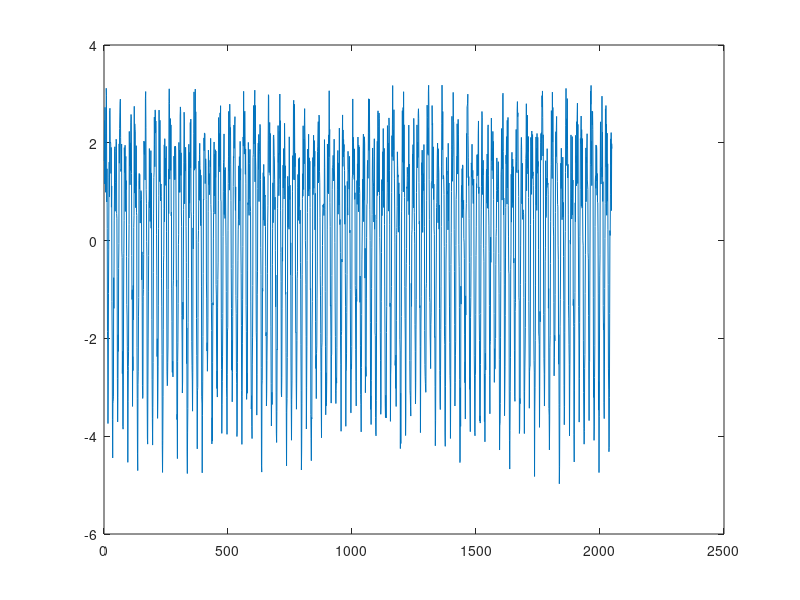
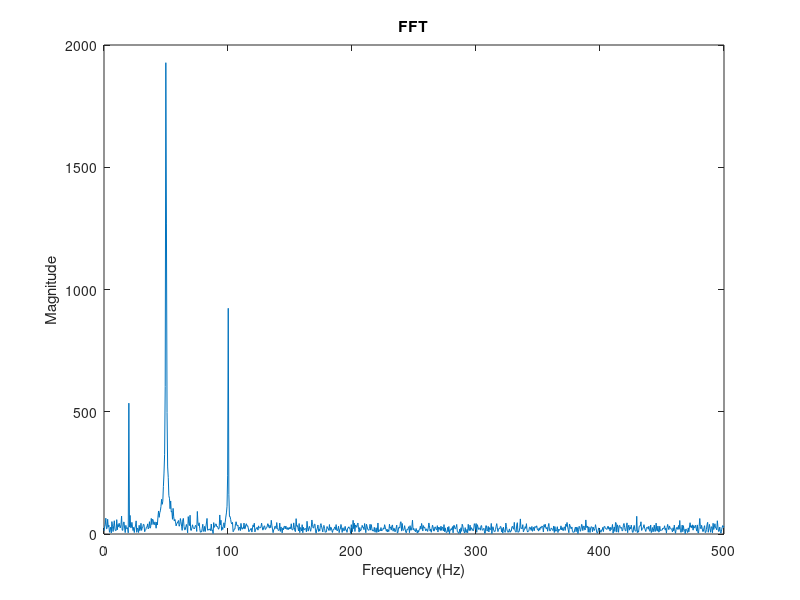

MATLAB code for these plots, in order:
clear all;
close all;
load('hw_3_2_signal.mat')
plot(x);
N = 2^11; % Signal length
% FFT
nfft = 2.^nextpow2(N); % Next power of 2
X = fft(x,nfft);
f = linspace(0,fs/2,N/2);
mag_fft = abs(X(1:N/2));
% Plot Magnitude
figure();
plot(f,mag_fft);
title('FFT');
ylabel('Magnitude');
xlabel('Frequency (Hz)');
